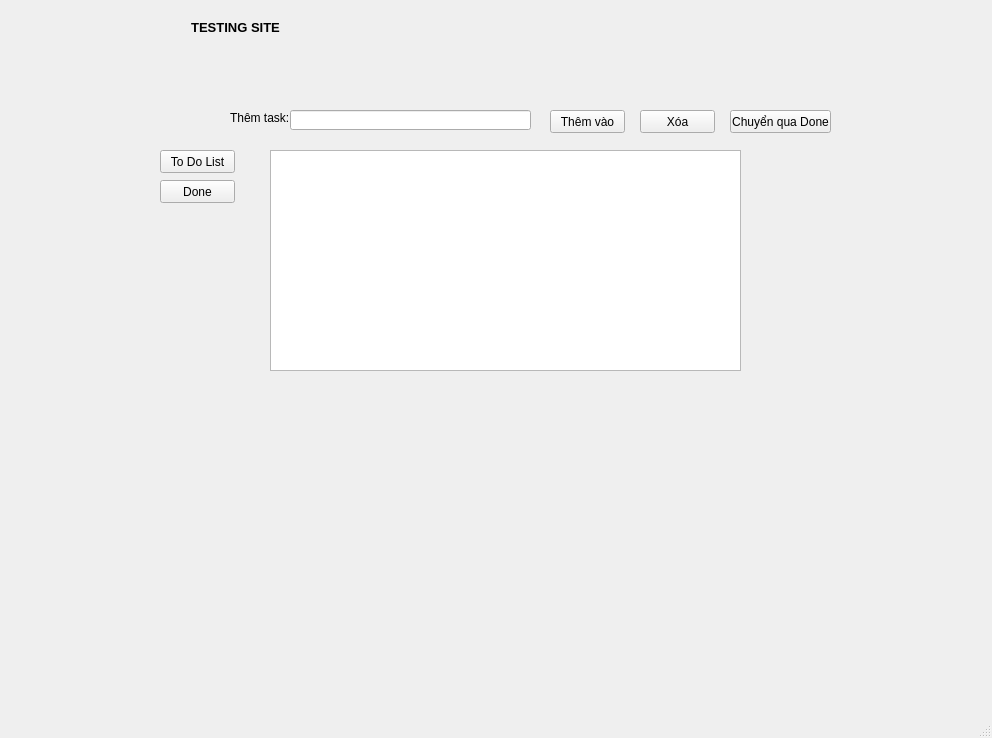
<?xml version="1.0" encoding="UTF-8"?>
<ui version="4.0">
 <class>MainWindow</class>
 <widget class="QMainWindow" name="MainWindow">
  <property name="geometry">
   <rect>
    <x>0</x>
    <y>0</y>
    <width>992</width>
    <height>738</height>
   </rect>
  </property>
  <property name="windowTitle">
   <string>MainWindow</string>
  </property>
  <widget class="QWidget" name="centralwidget">
   <widget class="QLabel" name="label">
    <property name="geometry">
     <rect>
      <x>100</x>
      <y>20</y>
      <width>271</width>
      <height>16</height>
     </rect>
    </property>
    <property name="text">
     <string>&lt;html&gt;&lt;head/&gt;&lt;body&gt;&lt;p align=&quot;center&quot;&gt;&lt;span style=&quot; font-size:10pt; font-weight:600;&quot;&gt;TESTING SITE&lt;/span&gt;&lt;/p&gt;&lt;/body&gt;&lt;/html&gt;</string>
    </property>
   </widget>
   <widget class="QStackedWidget" name="stackedWidget">
    <property name="geometry">
     <rect>
      <x>60</x>
      <y>80</y>
      <width>771</width>
      <height>361</height>
     </rect>
    </property>
    <property name="currentIndex">
     <number>0</number>
    </property>
    <widget class="QWidget" name="page">
     <widget class="QPushButton" name="todolistbutton">
      <property name="geometry">
       <rect>
        <x>100</x>
        <y>70</y>
        <width>75</width>
        <height>23</height>
       </rect>
      </property>
      <property name="text">
       <string>To Do List</string>
      </property>
     </widget>
     <widget class="QPushButton" name="donebutton">
      <property name="geometry">
       <rect>
        <x>100</x>
        <y>100</y>
        <width>75</width>
        <height>23</height>
       </rect>
      </property>
      <property name="text">
       <string>Done</string>
      </property>
     </widget>
     <widget class="QLabel" name="label_2">
      <property name="geometry">
       <rect>
        <x>170</x>
        <y>30</y>
        <width>61</width>
        <height>16</height>
       </rect>
      </property>
      <property name="text">
       <string>Thêm task:</string>
      </property>
     </widget>
     <widget class="QLineEdit" name="add">
      <property name="geometry">
       <rect>
        <x>230</x>
        <y>30</y>
        <width>241</width>
        <height>20</height>
       </rect>
      </property>
     </widget>
     <widget class="QPushButton" name="bntadd">
      <property name="geometry">
       <rect>
        <x>490</x>
        <y>30</y>
        <width>75</width>
        <height>23</height>
       </rect>
      </property>
      <property name="text">
       <string>Thêm vào</string>
      </property>
     </widget>
     <widget class="QPushButton" name="bntremove">
      <property name="geometry">
       <rect>
        <x>580</x>
        <y>30</y>
        <width>75</width>
        <height>23</height>
       </rect>
      </property>
      <property name="text">
       <string>Xóa</string>
      </property>
     </widget>
     <widget class="QListView" name="todolist_list">
      <property name="geometry">
       <rect>
        <x>210</x>
        <y>70</y>
        <width>471</width>
        <height>221</height>
       </rect>
      </property>
     </widget>
     <widget class="QPushButton" name="buttonchangetodone">
      <property name="geometry">
       <rect>
        <x>670</x>
        <y>30</y>
        <width>101</width>
        <height>23</height>
       </rect>
      </property>
      <property name="text">
       <string>Chuyển qua Done</string>
      </property>
     </widget>
    </widget>
    <widget class="QWidget" name="page_3">
     <widget class="QPushButton" name="quaylaitrangtodolist">
      <property name="geometry">
       <rect>
        <x>50</x>
        <y>40</y>
        <width>75</width>
        <height>23</height>
       </rect>
      </property>
      <property name="text">
       <string>To Do List</string>
      </property>
     </widget>
     <widget class="QPushButton" name="dentasktracker">
      <property name="geometry">
       <rect>
        <x>50</x>
        <y>70</y>
        <width>75</width>
        <height>23</height>
       </rect>
      </property>
      <property name="text">
       <string>Done</string>
      </property>
     </widget>
     <widget class="QListView" name="done_list">
      <property name="geometry">
       <rect>
        <x>180</x>
        <y>40</y>
        <width>491</width>
        <height>211</height>
       </rect>
      </property>
     </widget>
     <widget class="QProgressBar" name="progressBar">
      <property name="geometry">
       <rect>
        <x>200</x>
        <y>280</y>
        <width>461</width>
        <height>23</height>
       </rect>
      </property>
      <property name="value">
       <number>24</number>
      </property>
     </widget>
     <widget class="QLabel" name="label_3">
      <property name="geometry">
       <rect>
        <x>190</x>
        <y>10</y>
        <width>241</width>
        <height>16</height>
       </rect>
      </property>
      <property name="text">
       <string>How do plan to finish all this shit</string>
      </property>
     </widget>
     <widget class="QPushButton" name="buttonchangebacktotodolist">
      <property name="geometry">
       <rect>
        <x>560</x>
        <y>10</y>
        <width>111</width>
        <height>23</height>
       </rect>
      </property>
      <property name="text">
       <string>Chuyển về to do list</string>
      </property>
     </widget>
     <widget class="QPushButton" name="buttonremoveindone">
      <property name="geometry">
       <rect>
        <x>470</x>
        <y>10</y>
        <width>75</width>
        <height>23</height>
       </rect>
      </property>
      <property name="text">
       <string>Xóa</string>
      </property>
     </widget>
    </widget>
    <widget class="QWidget" name="page_2"/>
   </widget>
  </widget>
  <widget class="QStatusBar" name="statusbar"/>
 </widget>
 <resources/>
 <connections/>
</ui>
